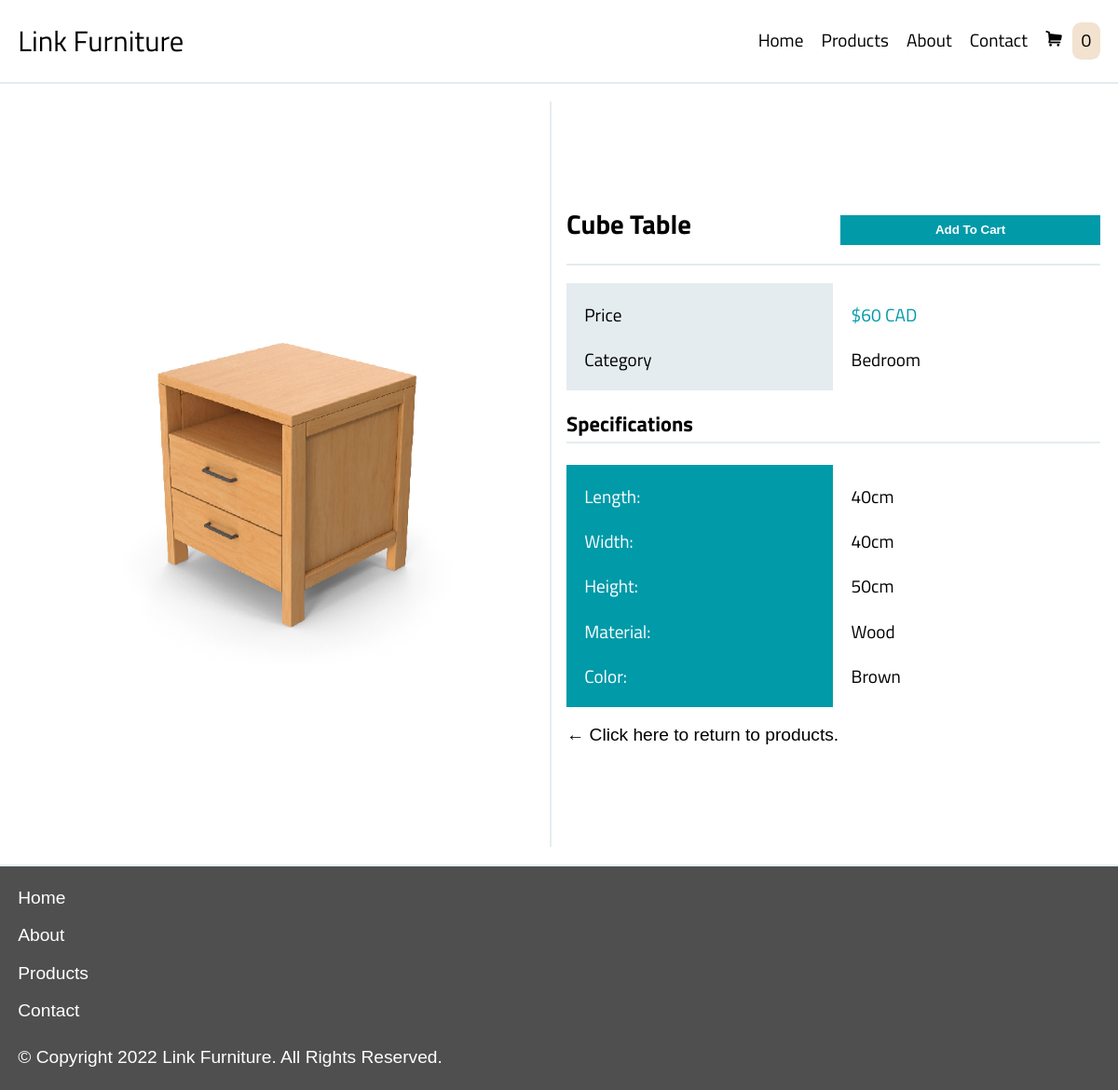
/description.php?id=2, run on the app's committed database.
### tables this page shows
CREATE TABLE `products` (
  `id` tinyint(100) NOT NULL,
  `product` varchar(50) NOT NULL,
  `category` enum('Living','Office','Bedroom','Kitchen') NOT NULL,
  `price` int(50) NOT NULL,
  `image` varchar(50) NOT NULL,
  `table_properties` tinytext NOT NULL,
  `table_values` tinytext NOT NULL
);

### description.php (the view, shortened to what this page needs)
<?php
	include('includes/header.php');
?>
<?php
    $id = $_GET['id'];
    $query = "SELECT * FROM products WHERE id=$id";
?>
    <main id="description" class="w-1500 fullwidth margin-center">
        <div class="double-layout-gap padding">
        <?php
            $sql = mysqli_query($connection, $query);
            $row = mysqli_fetch_array($sql);
            print '<div id="productImgContainer" class="double-half margins fade-in">';
                print '<img src="thumbnails/'.$row['image'].'" alt="'.$row['product'].'" class="product-img margin-none">';
            print '</div>';
            print '<div id="productContent" class="double-half fullwidth margin-center margins fade-in" data-id="'.$row['id'].'" data-name="'.$row['product'].'" data-image="'.$row['image'].'" data-price="'.$row['price'].'">';
            print '<div class="platinum-underline">';
            print '<div class="double">';
                print '<h2 class="titillium margin-none">'.$row['product'].'</h2>';
                print '<input type="submit" value="Add To Cart" id="'.$row['id'].'" class="purchase-button button green-bg orange-bg-hover bold pointer fullwidth padding-light margin-none">';
            print '</div>';
            print '</div>';
            print '<table id="basic" class="titillium x-small fullwidth">';
            print '<tbody class="margin-none">';
                print '<tr class="properties platinum-bg fullwidth padding margin-none">';
                    print '<td>Price</td>';
                    print '<td class="margin-none">Category</td>';
                print '</tr>';
                print '<tr class="values fullwidth padding margin-none">';
                    print '<td class="green">$'.$row['price'].' CAD</td>';
                    print '<td class="margin-none">'.$row['category'].'</td>';
                print '</tr>';
            print '</tbody>';
            print '</table>';
            print '<h3 class="titillium platinum-underline">Specifications</h3>';
            print '<table id="specs" class="titillium x-small fullwidth">';
                print '<tbody class="margin-none">';
                print '<tr class="properties green-bg fullwidth padding margin-none">';
                    print $row['table_properties'];
                print '</tr>';
                print '<tr class="values fullwidth padding margin-none">';
                print $row['table_values'];
                print '</tr>';
                print '</tbody>';
            print '</table>';
            ?>
            <p class="margin-none"><a href="products.php" class="red-hover margin-none">&#8592; Click here to return to products.</a></p>
            </div>
        </div>
    </main>
    <footer class="metal-bg padding">
        <ul class="white no-list-style margin-bottom margins-light">
            <li><a href="index.php">Home</a>
            <li><a href="about.php">About</a>
            <li><a href="products.php">Products</a>
            <li class="margin-none"><a href="contact.php">Contact</a>
        </ul>
		<p>© Copyright <?php print date('Y'); ?> Link Furniture. All Rights Reserved.</p>
    </footer>
</body>
</html>

### styles.css (style rules this page uses)
* { box-sizing: border-box; margin: 0; padding: 0; }
a { text-decoration: none; color: #000; display: block; margin: 0; }
body { max-width: 3200px; min-width: 240px; font-size: 1em; font-family: bebas-neue-pro, sans-serif; color: #4F4F4F; }
footer { border-top: 2px solid #e4ecef; line-height: 1.6; }
footer a { display: inline-block; line-height: 0; color: #FFF; }
table { border-collapse: collapse; }
table tbody { display: flex; }
table tr td { display: block; text-align: left; margin-bottom: 0; }
.no-list-style { list-style-type: none; }
img { width: 100%; height: auto; display: block; }
button, input[type="submit"] { border: none; }
.purchase-button { margin-top: 1em; }
.w-1500 { max-width: 1500px; }
.margin-center { margin: auto; }
.fullwidth { width: 100%; }
.double-half:first-child { display: block; border-right: 0; }
.double-layout, .double-layout-gap { display: grid; grid-template-columns: 1fr; }
.padding { padding: 1em; }
.padding-light { padding: 0.5em; }
.margin-bottom { margin-bottom: 1em; }
.margins * { margin-bottom: 1em; }
.margins-light * { margin-bottom: 0.5em; }
.margin-none { margin-bottom: 0; }
.titillium { font-family: 'Titillium Web', sans-serif; color: #000; }
.bold { font-weight: bold; }
.x-small { font-size: 1em; }
.platinum-underline { border-bottom: 2px solid #e4ecef; line-height: 1.6; }
.metal-bg { background: #4F4F4F; color: #FFF; }
.platinum-bg { background-color: #e4ecef; color: #000; }
.green-bg { background-color: #009AA9; color: #FFF; }
.green { color: #009AA9; }
.white { color: #FFF; }
.pointer { cursor: pointer; }
.fade-in { animation: 0.8s ease-in fade-in; }
@media only screen and (min-width : 500px) { body { font-size: 1em; } }
@media only screen and (min-width : 500px) { .double { display: grid; grid-template-columns: 1fr 1fr; grid-gap: 16px; } }
@media only screen and (min-width : 500px) { .purchase-button { margin-bottom: none; } }
@media only screen and (min-width : 800px) { body { font-size: 1.2em; } }
@media only screen and (min-width : 1200px) { #productImgContainer { max-height: inherit; max-width: inherit; } }
@media only screen and (min-width : 1200px) { .double-layout-gap { display: grid; grid-template-columns: 1fr 1fr; grid-gap: 16px; } }
@media only screen and (min-width : 1200px) { .double-half:first-child { display: flex; border-right: 2px solid #e4ecef; } }
@media only screen and (min-width : 1200px) { .double-half { display: flex; height: 100vh; flex-direction: column; justify-content: center; } }

### data on the page
products: image (picture), product "Cube Table", price "60", category "Bedroom", table_properties "Length: Width: Height: Material: Color:", table_values "40cm 40cm 50cm Wood Brown"
